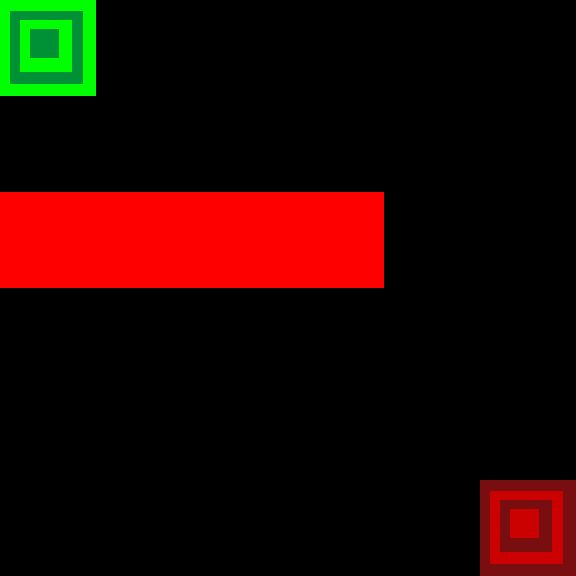

This is a level from a 2D game, rendered from its Tiled map with the project's own tilesets. A one-line summary and the map file follow, with tile-layer data summarised:
An orthogonal 6x6 tile map with 96x96 px tiles, 1 tile layer (Tile Layer 1).

<map version="1.0" orientation="orthogonal" renderorder="right-down" width="6" height="6" tilewidth="96" tileheight="96" nextobjectid="1">
 <tileset firstgid="1" name="tiles" tilewidth="96" tileheight="96">
  <tile id="0">
   <image width="96" height="96" source="start.png" />
  </tile>
  <tile id="1">
   <image width="96" height="96" source="end.png" />
  </tile>
  <tile id="2">
   <image width="96" height="96" source="obstacle.png" />
  </tile>
 </tileset>
 <layer name="Tile Layer 1" width="6" height="6">
  <data>[36 cells, 6 non-empty, 3 distinct tile ids]</data>
 </layer>
</map>
